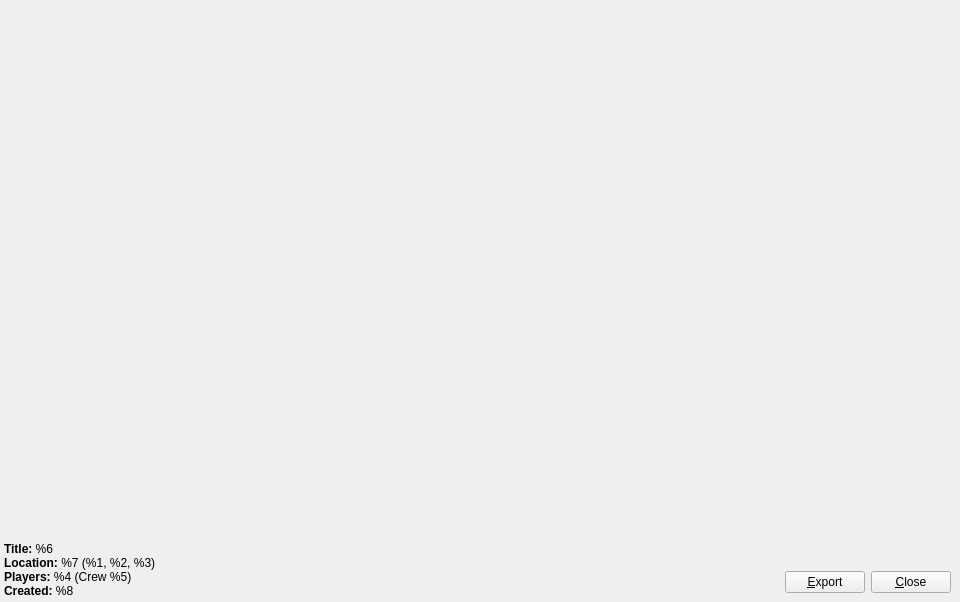
<?xml version="1.0" encoding="UTF-8"?>
<ui version="4.0">
 <class>PictureDialog</class>
 <widget class="QDialog" name="PictureDialog">
  <property name="geometry">
   <rect>
    <x>0</x>
    <y>0</y>
    <width>960</width>
    <height>602</height>
   </rect>
  </property>
  <property name="windowTitle">
   <string>%1 - Snapmatic Picture Viewer</string>
  </property>
  <layout class="QVBoxLayout" name="vlPictureLayout">
   <property name="spacing">
    <number>0</number>
   </property>
   <property name="leftMargin">
    <number>0</number>
   </property>
   <property name="topMargin">
    <number>0</number>
   </property>
   <property name="rightMargin">
    <number>0</number>
   </property>
   <property name="bottomMargin">
    <number>0</number>
   </property>
   <item>
    <widget class="UiModLabel" name="labPicture">
     <property name="sizePolicy">
      <sizepolicy hsizetype="Preferred" vsizetype="Expanding">
       <horstretch>0</horstretch>
       <verstretch>1</verstretch>
      </sizepolicy>
     </property>
     <property name="contextMenuPolicy">
      <enum>Qt::CustomContextMenu</enum>
     </property>
     <property name="text">
      <string/>
     </property>
     <property name="pixmap">
      <pixmap resource="res/app.qrc">:/img/960x536.png</pixmap>
     </property>
     <property name="alignment">
      <set>Qt::AlignCenter</set>
     </property>
    </widget>
   </item>
   <item>
    <spacer name="vsJSONUpper">
     <property name="orientation">
      <enum>Qt::Vertical</enum>
     </property>
     <property name="sizeHint" stdset="0">
      <size>
       <width>0</width>
       <height>0</height>
      </size>
     </property>
    </spacer>
   </item>
   <item>
    <widget class="QFrame" name="jsonFrame">
     <property name="frameShape">
      <enum>QFrame::NoFrame</enum>
     </property>
     <property name="frameShadow">
      <enum>QFrame::Plain</enum>
     </property>
     <property name="lineWidth">
      <number>0</number>
     </property>
     <layout class="QHBoxLayout" name="hlJson">
      <property name="spacing">
       <number>0</number>
      </property>
      <property name="leftMargin">
       <number>0</number>
      </property>
      <property name="topMargin">
       <number>0</number>
      </property>
      <property name="rightMargin">
       <number>0</number>
      </property>
      <property name="bottomMargin">
       <number>0</number>
      </property>
      <item>
       <layout class="QHBoxLayout" name="jsonLayout">
        <property name="leftMargin">
         <number>4</number>
        </property>
        <property name="topMargin">
         <number>10</number>
        </property>
        <property name="rightMargin">
         <number>4</number>
        </property>
        <property name="bottomMargin">
         <number>4</number>
        </property>
        <item>
         <widget class="UiModLabel" name="labJSON">
          <property name="sizePolicy">
           <sizepolicy hsizetype="Expanding" vsizetype="Preferred">
            <horstretch>0</horstretch>
            <verstretch>0</verstretch>
           </sizepolicy>
          </property>
          <property name="text">
           <string>&lt;span style=&quot; font-weight:600;&quot;&gt;Title: &lt;/span&gt;%6&lt;br/&gt;
&lt;span style=&quot; font-weight:600;&quot;&gt;Location: &lt;/span&gt;%7 (%1, %2, %3)&lt;br/&gt;
&lt;span style=&quot; font-weight:600;&quot;&gt;Players: &lt;/span&gt;%4 (Crew %5)&lt;br/&gt;
&lt;span style=&quot; font-weight:600;&quot;&gt;Created: &lt;/span&gt;%8</string>
          </property>
          <property name="wordWrap">
           <bool>true</bool>
          </property>
          <property name="openExternalLinks">
           <bool>true</bool>
          </property>
          <property name="textInteractionFlags">
           <set>Qt::LinksAccessibleByMouse|Qt::TextSelectableByMouse</set>
          </property>
         </widget>
        </item>
        <item>
         <layout class="QVBoxLayout" name="vlButtons">
          <property name="spacing">
           <number>6</number>
          </property>
          <property name="rightMargin">
           <number>5</number>
          </property>
          <property name="bottomMargin">
           <number>5</number>
          </property>
          <item>
           <spacer name="vsButtons">
            <property name="orientation">
             <enum>Qt::Vertical</enum>
            </property>
            <property name="sizeType">
             <enum>QSizePolicy::Expanding</enum>
            </property>
            <property name="sizeHint" stdset="0">
             <size>
              <width>0</width>
              <height>0</height>
             </size>
            </property>
           </spacer>
          </item>
          <item>
           <layout class="QHBoxLayout" name="hlButtons">
            <property name="spacing">
             <number>6</number>
            </property>
            <item>
             <widget class="QPushButton" name="cmdExport">
              <property name="sizePolicy">
               <sizepolicy hsizetype="Minimum" vsizetype="Minimum">
                <horstretch>0</horstretch>
                <verstretch>0</verstretch>
               </sizepolicy>
              </property>
              <property name="focusPolicy">
               <enum>Qt::NoFocus</enum>
              </property>
              <property name="toolTip">
               <string>Export picture</string>
              </property>
              <property name="text">
               <string>&amp;Export</string>
              </property>
              <property name="autoDefault">
               <bool>false</bool>
              </property>
             </widget>
            </item>
            <item>
             <widget class="QPushButton" name="cmdClose">
              <property name="sizePolicy">
               <sizepolicy hsizetype="Minimum" vsizetype="Minimum">
                <horstretch>0</horstretch>
                <verstretch>0</verstretch>
               </sizepolicy>
              </property>
              <property name="focusPolicy">
               <enum>Qt::NoFocus</enum>
              </property>
              <property name="toolTip">
               <string>Close viewer</string>
              </property>
              <property name="text">
               <string>&amp;Close</string>
              </property>
              <property name="autoDefault">
               <bool>false</bool>
              </property>
             </widget>
            </item>
           </layout>
          </item>
         </layout>
        </item>
       </layout>
      </item>
     </layout>
    </widget>
   </item>
  </layout>
 </widget>
 <customwidgets>
  <customwidget>
   <class>UiModLabel</class>
   <extends>QLabel</extends>
   <header>uimod/UiModLabel.h</header>
   <slots>
    <signal>mouseMoved()</signal>
    <signal>mouseReleased()</signal>
    <signal>mousePressed()</signal>
    <signal>mouseDoubleClicked()</signal>
   </slots>
  </customwidget>
 </customwidgets>
 <resources>
  <include location="res/app.qrc"/>
 </resources>
 <connections>
  <connection>
   <sender>cmdClose</sender>
   <signal>clicked()</signal>
   <receiver>PictureDialog</receiver>
   <slot>close()</slot>
   <hints>
    <hint type="sourcelabel">
     <x>912</x>
     <y>514</y>
    </hint>
    <hint type="destinationlabel">
     <x>479</x>
     <y>267</y>
    </hint>
   </hints>
  </connection>
 </connections>
</ui>
